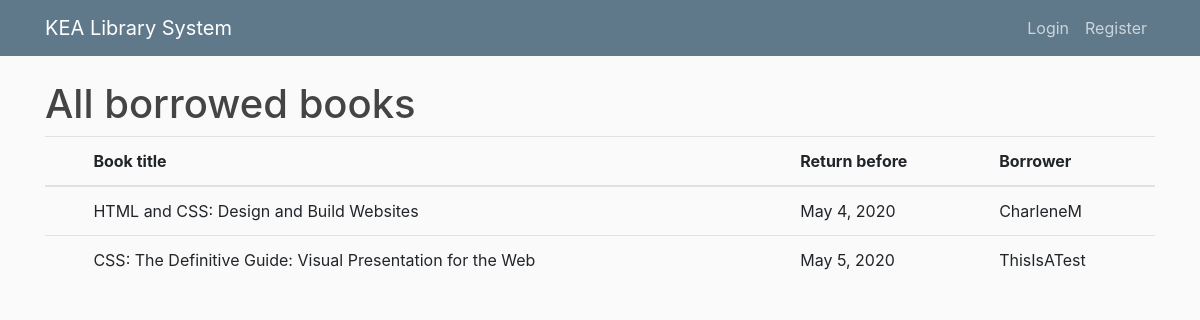
The page /booklist/ on the database its author committed.
### catalog_app/models.py (models this page shows, shortened)
class Book(models.Model):
    title = models.CharField(max_length=200)
    author = models.ForeignKey('Author', on_delete=models.SET_NULL, null=True)
    book_image = models.ImageField(default='default.jpg', upload_to='book_pics')
    summary = models.TextField(max_length=1000, help_text="Enter a brief description of the book")
    borrowed = models.BooleanField(default=False)
    due_back = models.DateField(null=True, blank=True)
    borrower = models.ForeignKey(User, on_delete=models.SET_NULL, null=True, blank=True)

### catalog_app/views.py (the view)
# urls.py: path('booklist/', BookListView.as_view(), name='booklist'),
class BookListView(ListView):
    model = Book
    template_name = 'catalog_app/booklist.html'
    context_object_name = 'books'
    queryset = Book.objects.filter(borrowed = True)
    ordering = ['due_back']

### catalog_app/templates/catalog_app/booklist.html
{% extends "catalog_app/base.html" %}
{% block content %}
    <h1>All borrowed books</h1>
    <table class="table table-hover">
      <thead>
        <tr>
          <th scope="col"></th>
          <th scope="col">Book title</th>
          <th scope="col">Return before</th>
          <th scope="col">Borrower</th>
        </tr>
      </thead>
      <tbody>
      {% for book in books %}
      <tr>
      <th scope="row"></th>
      <td>{{book.title}}</td>
      <td>{{ book.due_back }}</td>
      <td>{{book.borrower}}</td>
      </tr>
      {% endfor %}
  </tbody>
</table>
{% endblock %}

### catalog_app/static/css/styles.css (style rules this page uses)
body { background: #fafafa; color: #333333; margin-top: 5rem; }
h1, h2, h3, h4, h5, h6 { color: #444444; }

### rows shown on the page
Book: title "HTML and CSS: Design and Build Websites", due_back "May 4, 2020", borrower "CharleneM"
Book: title "CSS: The Definitive Guide: Visual Presentation for the Web", due_back "May 5, 2020", borrower "ThisIsATest"
